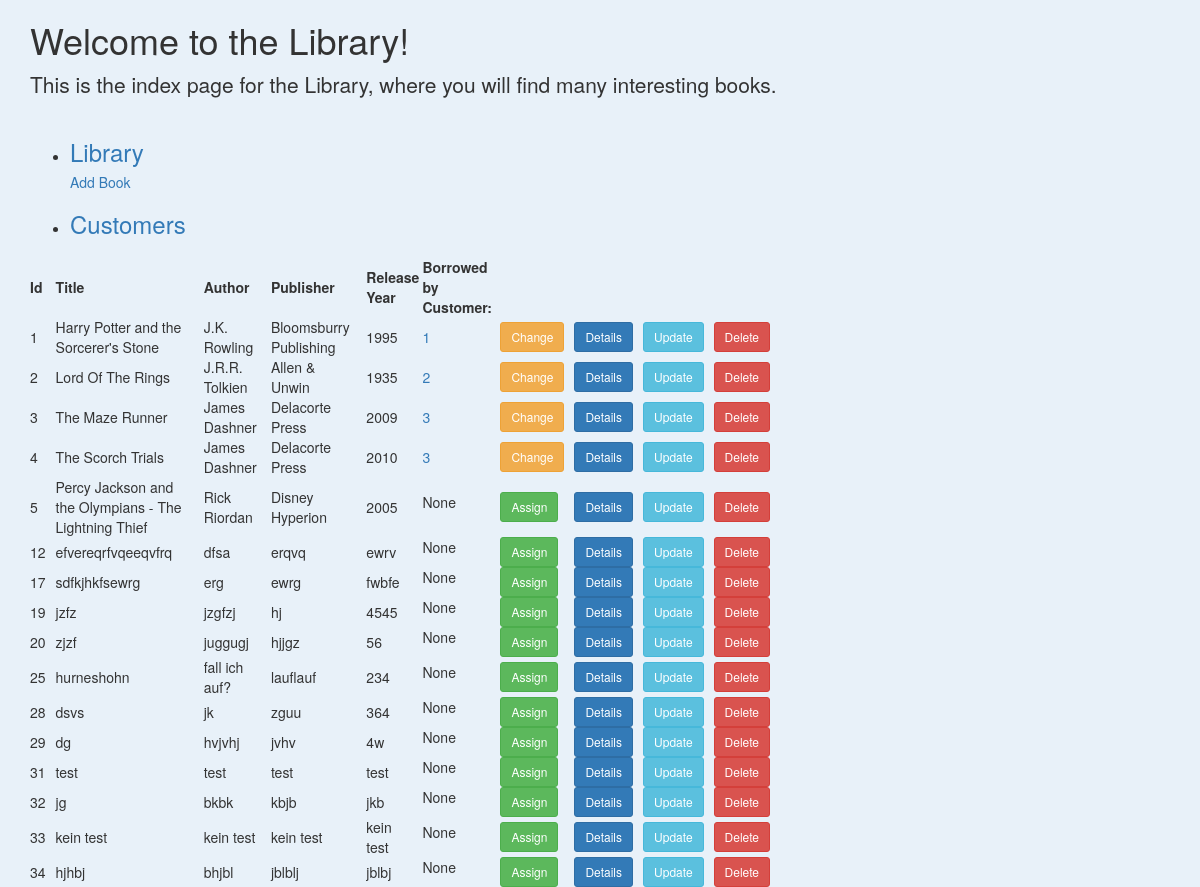
The app's page /, older data.
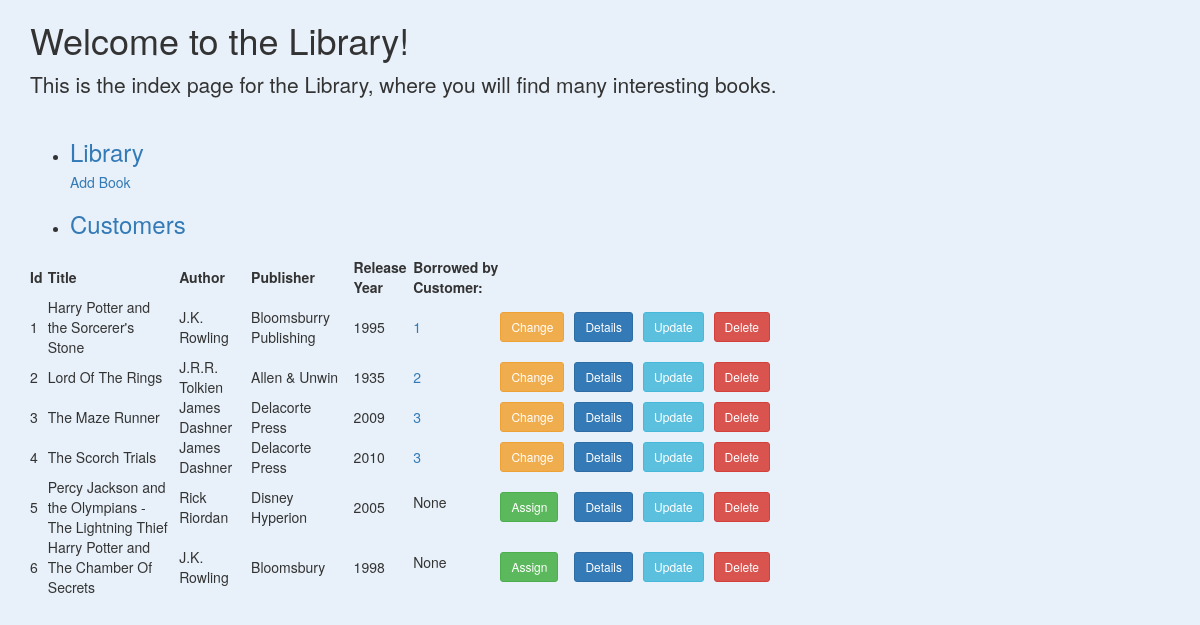
The same page, newer data.
### app.py (models this page shows, shortened)
class Book(db.Model):
    __tablename__ = 'books'
    id = db.Column(db.Integer, primary_key=True)
    title = db.Column(db.String)
    author_name = db.Column(db.String)
    publisher_name = db.Column(db.String)
    release_year = db.Column(db.Integer)
    customer_id = db.Column(db.Integer)

### app.py (the view)
@app.route('/')
def index():
    return render_template('index.html', book = Book.query.all())

### templates/index.html (shortened to what this page needs)
{% extends 'bootstrap/base.html' %} {% block styles %} {{ super() }}
{% endblock %} {% block title %} Library {% endblock %} {% block content %}
<div class="container">
    <div class="row">
        <div class="col-md-10 col-lg-8 mx-lg-auto mx-md-auto">
            <h1 class="pt-5 pb-2">Welcome to the Library!</h1>
            <p class="lead">This is the index page for the Library, where you will find many interesting books.</p>
            <ul class="Links">
                <li>
                    <h3>
                        <a href="{{ url_for('index') }}">Library</a>
                    </h3>
                    <h5>
                        <a href="{{ url_for('new') }}">Add Book</a>
                    </h5>
                </li>
                <li>
                    <h3>
                        <a href="{{ url_for('customers') }}">Customers</a>
                    </h3>
                </li>
            </ul>
            <table>
                <thead>
                    <tr>
                        <th>Id</th>
                        <th>Title</th>
                        <th>Author</th>
                        <th>Publisher</th>
                        <th>Release Year</th>
                        <th>Borrowed by Customer:</th>
                    </tr>
                </thead>
                <tbody>
                    {% for book in book %}
                    <tr>
                        <td>{{ book.id }}</td>
                        <td id="titles">{{ book.title }}</td>
                        <td>{{ book.author_name }}</td>
                        <td>{{ book.publisher_name }}</td>
                        <td>{{ book.release_year }}</td>
                        {% if book.customer_id is not none %}
                        <td><a href="/customers/{{book.customer_id}}">{{book.customer_id}}</a></td>
                        <td>
                            <a href={{book.id}}/assign>
                                <button class="btn btn-warning btn-sm">Change</button>
                            </a>
                        </td>
                        {% else %}
                        <td>
                            <p>None</p>
                        </td>
                        <td>
                            <a href={{book.id}}/assign>
                                <button class="btn btn-success btn-sm">Assign</button>
                            </a>
                        </td>
                        {% endif %}
                        <td>
                            <a href={{book.id}}>
                                <button class="btn btn-primary btn-sm">Details</button>
                            </a>
                        </td>
                        <td>
                            <a href={{book.id}}/update>
                                <button class="btn btn-info btn-sm">Update</button>
                            </a>
                        </td>
                        <td>
                            <a href={{book.id}}/delete>
                                <button class="btn btn-danger btn-sm">Delete</button>
                            </a>
                        </td>
                    </tr>
                    {% endfor %}
                </tbody>
            </table>
        </div>
    </div>
</div>
{% endblock %}

Row changes from the older to the newer data that the page shows:
removed Book: id "12", title "efvereqrfvqeeqvfrq", author_name "dfsa", publisher_name "erqvq", release_year "ewrv"
removed Book: id "17", title "sdfkjhkfsewrg", author_name "erg", publisher_name "ewrg", release_year "fwbfe"
removed Book: id "19", title "jzfz", author_name "jzgfzj", publisher_name "hj", release_year "4545"
removed Book: id "20", title "zjzf", author_name "juggugj", publisher_name "hjjgz", release_year "56"
removed Book: id "25", title "hurneshohn", author_name "fall ich auf?", publisher_name "lauflauf", release_year "234"
removed Book: id "28", title "dsvs", author_name "jk", publisher_name "zguu", release_year "364"
removed Book: id "29", title "dg", author_name "hvjvhj", publisher_name "jvhv", release_year "4w"
removed Book: id "31", title "test", author_name "test", publisher_name "test", release_year "test"
removed Book: id "32", title "jg", author_name "bkbk", publisher_name "kbjb", release_year "jkb"
removed Book: id "33", title "kein test", author_name "kein test", publisher_name "kein test", release_year "kein test"
removed Book: id "34", title "hjhbj", author_name "bhjbl", publisher_name "jblblj", release_year "jblbj"
added Book: id "6", title "Harry Potter and The Chamber Of Secrets", author_name "J.K. Rowling", publisher_name "Bloomsbury", release_year "1998"
